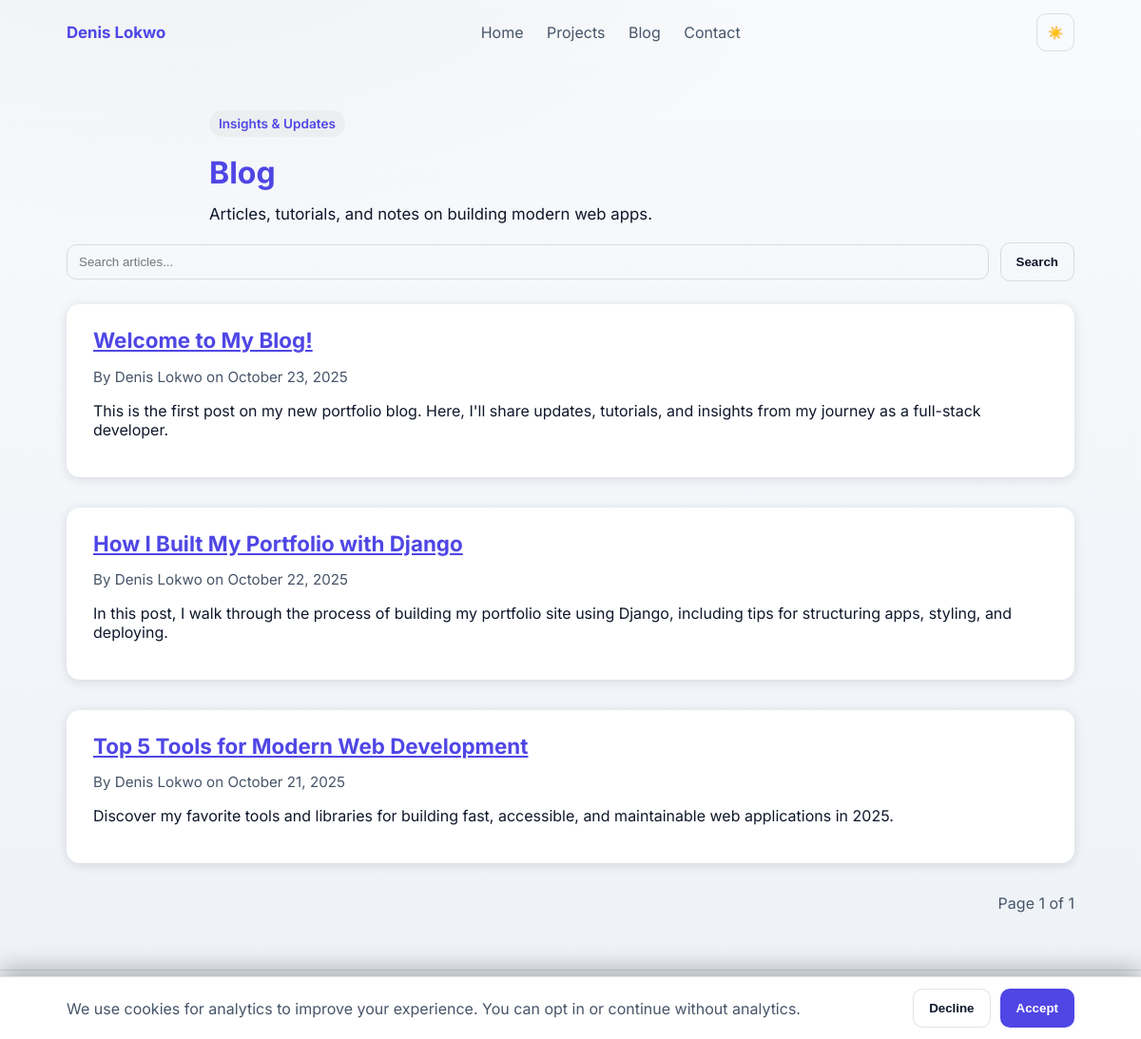
Screenshot of /blog/ with the database file from the repository.
### blog/models.py (models this page shows, shortened)
class Post(models.Model):
    title = models.CharField(max_length=200)
    slug = models.SlugField(unique=True)
    author = models.CharField(max_length=100)
    content = models.TextField()
    created_at = models.DateTimeField(default=timezone.now)
    updated_at = models.DateTimeField(auto_now=True)
    published = models.BooleanField(default=True)
    class Meta:
        ordering = ['-created_at']
    def get_absolute_url(self):
        return reverse('post_detail', args=[self.slug])

### blog/views.py (the view)
# urls.py: path('', views.post_list, name='post_list'),
def post_list(request):
    q = request.GET.get('q', '').strip()
    posts_qs = Post.objects.filter(published=True)
    if q:
        posts_qs = posts_qs.filter(Q(title__icontains=q) | Q(content__icontains=q) | Q(author__icontains=q))
    paginator = Paginator(posts_qs, 6)
    page_number = request.GET.get('page')
    page_obj = paginator.get_page(page_number)
    return render(request, 'blog/post_list.html', {'page_obj': page_obj, 'q': q, 'posts': page_obj.object_list})

### portfolio/context_processors.py (called while the page is built)
def analytics(request):
    return {
        'GA_MEASUREMENT_ID': getattr(settings, 'GA_MEASUREMENT_ID', None),
        'CALENDLY_URL': getattr(settings, 'CALENDLY_URL', ''),
    }

### blog/templates/blog/post_list.html (shortened to what this page needs)
{% extends 'base.html' %}
{% block content %}
<section class="blog-list container">
    <header class="contact-hero" style="margin-bottom:16px;">
        <span class="eyebrow">Insights & Updates</span>
        <h2 class="title" style="margin:4px 0 8px">Blog</h2>
        <p class="lead">Articles, tutorials, and notes on building modern web apps.</p>
    </header>
    <form method="get" class="project-filter" style="margin:0 0 24px;display:flex;gap:12px;flex-wrap:wrap">
        <input type="text" name="q" value="{{ q }}" placeholder="Search articles..." style="padding:10px 12px;border-radius:10px;border:1px solid var(--border);min-width:220px;flex:1">
        <button type="submit" class="btn secondary">Search</button>
    </form>
    {% for post in posts %}
        <article class="blog-post">
            <h3><a href="{{ post.get_absolute_url }}">{{ post.title }}</a></h3>
            <p class="meta">By {{ post.author }} on {{ post.created_at|date:"F j, Y" }}</p>
            <p>{{ post.content|truncatewords:40 }}</p>
        </article>
    {% empty %}
        <p>No blog posts found.</p>
    {% endfor %}
    {% if page_obj %}
    <nav aria-label="Pagination" style="display:flex;gap:10px;justify-content:flex-end;align-items:center">
        <span style="color:var(--muted)">Page {{ page_obj.number }} of {{ page_obj.paginator.num_pages }}</span>
    </nav>
    {% endif %}
</section>
{% endblock %}

### portfolio/static/css/styles.css (style rules this page uses)
:root { --bg:#0b1120; --bg-1:#0b1120; --bg-2:#0a1024; --card:#0f172a; --text:#e6edf3; --muted:#9ba4b3; --border:rgba(148,163,184,0.16); --accent:#6366f1; --accent-strong:#5458e8; --accent-contrast:#ffffff; --link:var(--accent); --link-hover:#818cf8; --glass: rgba(255,255,255,0.03); --bg-veil: rgba(255,255,255,0.035); }
[data-theme="light"] { --bg:#f8fafc; --bg-1:#f8fafc; --bg-2:#eef2f7; --card:#ffffff; --text:#0f172a; --muted:#475569; --border: rgba(15,23,42,0.12); --accent:#4f46e5; --accent-strong:#4338ca; --accent-contrast:#ffffff; --link:var(--accent); --link-hover:#3730a3; --glass: rgba(0,0,0,0.03); --bg-veil: rgba(0,0,0,0.04); }
* { box-sizing:border-box }
html,body { height:100%; }
body { margin:0; font-family: 'Inter', system-ui, -apple-system, 'Segoe UI', Roboto, 'Helvetica Neue', Arial; background: radial-gradient(1200px 600px at 10% -10%, var(--bg-veil), transparent 60%), linear-gradient(180deg, var(--bg-1) 0%, var(--bg-2) 100%); color:var(--text); -webkit-font-smoothing:antialiased; -moz-osx-font-smoothing:grayscale; transition: background 0.35s, color 0.25s; }
[data-theme="light"] body { background: radial-gradient(1200px 600px at 15% -10%, var(--bg-veil), transparent 60%), linear-gradient(180deg, var(--bg-1) 0%, var(--bg-2) 100%); }
.container { max-width:1100px;margin:0 auto;padding:0 20px }
a { color:var(--link) }
.eyebrow { display:inline-block;background:var(--glass);color:var(--accent);padding:6px 10px;border-radius:999px;font-weight:600;font-size:0.85rem;margin-bottom:18px }
.title { font-size:2.4rem;line-height:1.02;margin:0 0 12px }
.lead { color:var(--muted);font-size:1.05rem;margin-bottom:20px }
.btn { display:inline-flex;align-items:center;gap:8px;padding:12px 16px;border-radius:10px;background:var(--accent);color:var(--accent-contrast);font-weight:600;border:1px solid transparent;text-decoration:none;transition:background .2s, box-shadow .2s, transform .1s }
.btn.secondary { background:transparent;border:1px solid var(--border);color:var(--text) }
input[type="text"],input[type="email"],textarea { border-radius:8px;padding:10px;border:1px solid var(--border);background:transparent;color:inherit }
.project-filter { margin-bottom:16px;display:flex;gap:12px;flex-wrap:wrap;align-items:center }
.project-filter input[type="text"], .project-filter select { padding:10px 12px;border-radius:10px;border:1px solid var(--border);background:transparent;color:inherit }
.contact-hero { max-width:760px;margin:0 auto 24px }
.contact-hero .lead { color:var(--text) }
.blog-list { margin-top: 48px; }
.blog-list h2 { font-size: 2rem; margin-bottom: 24px; color: var(--accent); }
.blog-post { background: var(--card); border-radius: 14px; padding: 24px 28px; margin-bottom: 32px; box-shadow: 0 2px 12px rgba(2,6,23,0.12); transition: box-shadow 0.2s; }
.blog-post h3 { margin: 0 0 8px; font-size: 1.4rem; color: var(--text); }
.blog-post .meta { font-size: 0.95rem; color: var(--muted); margin-bottom: 12px; }
.blog-post a { color: var(--accent); text-decoration: underline; }

### portfolio/templates/base.html (style rules this page uses)
nav, footer { transition: opacity 0.8s; }

### rows the page displays
Post: title "Welcome to My Blog!", author "Denis Lokwo", created_at "October 23, 2025", content "This is the first post on my new portfolio blog. Here, I'll share updates, tutorials, and insights from my journey as a full-stack developer."
Post: title "How I Built My Portfolio with Django", author "Denis Lokwo", created_at "October 22, 2025", content "In this post, I walk through the process of building my portfolio site using Django, including tips for structuring apps, styling, and deploying."
Post: title "Top 5 Tools for Modern Web Development", author "Denis Lokwo", created_at "October 21, 2025", content "Discover my favorite tools and libraries for building fast, accessible, and maintainable web applications in 2025."

### other values shown
{{ page_obj.number }} "1"
{{ page_obj.paginator.num_pages }} "1"
